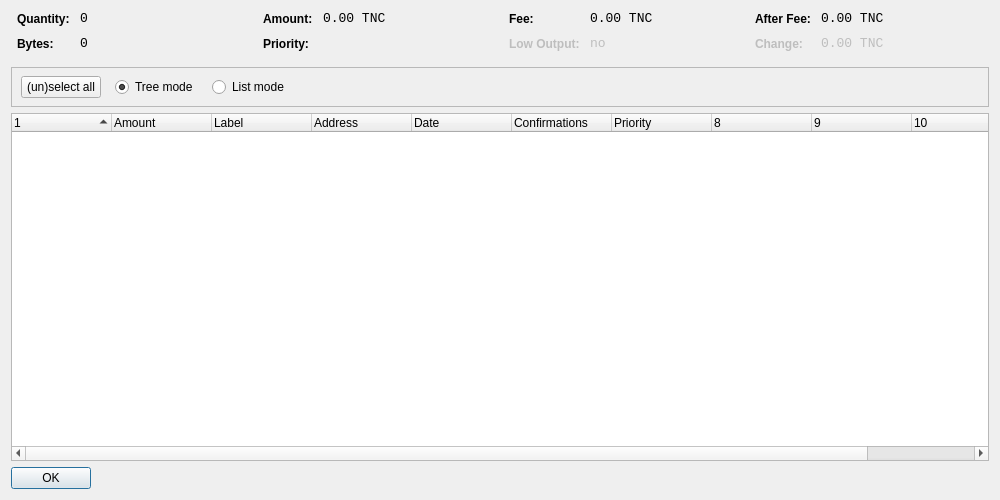
<?xml version="1.0" encoding="UTF-8"?>
<ui version="4.0">
 <class>CoinControlDialog</class>
 <widget class="QDialog" name="CoinControlDialog">
  <property name="geometry">
   <rect>
    <x>0</x>
    <y>0</y>
    <width>1000</width>
    <height>500</height>
   </rect>
  </property>
  <property name="windowTitle">
   <string>Coin Control</string>
  </property>
  <layout class="QVBoxLayout" name="verticalLayout">
   <item>
    <layout class="QHBoxLayout" name="horizontalLayoutTop" stretch="0,0,0,0">
     <property name="topMargin">
      <number>0</number>
     </property>
     <property name="bottomMargin">
      <number>10</number>
     </property>
     <item>
      <layout class="QFormLayout" name="formLayoutCoinControl1">
       <property name="horizontalSpacing">
        <number>10</number>
       </property>
       <property name="verticalSpacing">
        <number>10</number>
       </property>
       <property name="leftMargin">
        <number>6</number>
       </property>
       <property name="rightMargin">
        <number>6</number>
       </property>
       <item row="0" column="0">
        <widget class="QLabel" name="labelCoinControlQuantityText">
         <property name="styleSheet">
          <string notr="true">font-weight:bold;</string>
         </property>
         <property name="text">
          <string>Quantity:</string>
         </property>
        </widget>
       </item>
       <item row="0" column="1">
        <widget class="QLabel" name="labelCoinControlQuantity">
         <property name="font">
          <font>
           <family>Monospace</family>
           <pointsize>10</pointsize>
          </font>
         </property>
         <property name="cursor">
          <cursorShape>IBeamCursor</cursorShape>
         </property>
         <property name="contextMenuPolicy">
          <enum>Qt::ActionsContextMenu</enum>
         </property>
         <property name="text">
          <string>0</string>
         </property>
         <property name="textInteractionFlags">
          <set>Qt::LinksAccessibleByMouse|Qt::TextSelectableByKeyboard|Qt::TextSelectableByMouse</set>
         </property>
        </widget>
       </item>
       <item row="1" column="0">
        <widget class="QLabel" name="labelCoinControlBytesText">
         <property name="styleSheet">
          <string notr="true">font-weight:bold;</string>
         </property>
         <property name="text">
          <string>Bytes:</string>
         </property>
        </widget>
       </item>
       <item row="1" column="1">
        <widget class="QLabel" name="labelCoinControlBytes">
         <property name="font">
          <font>
           <family>Monospace</family>
           <pointsize>10</pointsize>
          </font>
         </property>
         <property name="cursor">
          <cursorShape>IBeamCursor</cursorShape>
         </property>
         <property name="contextMenuPolicy">
          <enum>Qt::ActionsContextMenu</enum>
         </property>
         <property name="text">
          <string>0</string>
         </property>
         <property name="textInteractionFlags">
          <set>Qt::LinksAccessibleByMouse|Qt::TextSelectableByKeyboard|Qt::TextSelectableByMouse</set>
         </property>
        </widget>
       </item>
      </layout>
     </item>
     <item>
      <layout class="QFormLayout" name="formLayoutCoinControl2">
       <property name="horizontalSpacing">
        <number>10</number>
       </property>
       <property name="verticalSpacing">
        <number>10</number>
       </property>
       <property name="leftMargin">
        <number>6</number>
       </property>
       <property name="rightMargin">
        <number>6</number>
       </property>
       <item row="0" column="0">
        <widget class="QLabel" name="labelCoinControlAmountText">
         <property name="styleSheet">
          <string notr="true">font-weight:bold;</string>
         </property>
         <property name="text">
          <string>Amount:</string>
         </property>
        </widget>
       </item>
       <item row="0" column="1">
        <widget class="QLabel" name="labelCoinControlAmount">
         <property name="font">
          <font>
           <family>Monospace</family>
           <pointsize>10</pointsize>
          </font>
         </property>
         <property name="cursor">
          <cursorShape>IBeamCursor</cursorShape>
         </property>
         <property name="contextMenuPolicy">
          <enum>Qt::ActionsContextMenu</enum>
         </property>
         <property name="text">
          <string>0.00 TNC</string>
         </property>
         <property name="textInteractionFlags">
          <set>Qt::LinksAccessibleByMouse|Qt::TextSelectableByKeyboard|Qt::TextSelectableByMouse</set>
         </property>
        </widget>
       </item>
       <item row="1" column="0">
        <widget class="QLabel" name="labelCoinControlPriorityText">
         <property name="styleSheet">
          <string notr="true">font-weight:bold;</string>
         </property>
         <property name="text">
          <string>Priority:</string>
         </property>
        </widget>
       </item>
       <item row="1" column="1">
        <widget class="QLabel" name="labelCoinControlPriority">
         <property name="font">
          <font>
           <family>Monospace</family>
           <pointsize>10</pointsize>
          </font>
         </property>
         <property name="cursor">
          <cursorShape>IBeamCursor</cursorShape>
         </property>
         <property name="contextMenuPolicy">
          <enum>Qt::ActionsContextMenu</enum>
         </property>
         <property name="text">
          <string/>
         </property>
         <property name="textInteractionFlags">
          <set>Qt::LinksAccessibleByMouse|Qt::TextSelectableByKeyboard|Qt::TextSelectableByMouse</set>
         </property>
        </widget>
       </item>
      </layout>
     </item>
     <item>
      <layout class="QFormLayout" name="formLayoutCoinControl3">
       <property name="horizontalSpacing">
        <number>10</number>
       </property>
       <property name="verticalSpacing">
        <number>10</number>
       </property>
       <property name="leftMargin">
        <number>6</number>
       </property>
       <property name="rightMargin">
        <number>6</number>
       </property>
       <item row="0" column="0">
        <widget class="QLabel" name="labelCoinControlFeeText">
         <property name="styleSheet">
          <string notr="true">font-weight:bold;</string>
         </property>
         <property name="text">
          <string>Fee:</string>
         </property>
        </widget>
       </item>
       <item row="0" column="1">
        <widget class="QLabel" name="labelCoinControlFee">
         <property name="font">
          <font>
           <family>Monospace</family>
           <pointsize>10</pointsize>
          </font>
         </property>
         <property name="cursor">
          <cursorShape>IBeamCursor</cursorShape>
         </property>
         <property name="contextMenuPolicy">
          <enum>Qt::ActionsContextMenu</enum>
         </property>
         <property name="text">
          <string>0.00 TNC</string>
         </property>
         <property name="textInteractionFlags">
          <set>Qt::LinksAccessibleByMouse|Qt::TextSelectableByKeyboard|Qt::TextSelectableByMouse</set>
         </property>
        </widget>
       </item>
       <item row="1" column="0">
        <widget class="QLabel" name="labelCoinControlLowOutputText">
         <property name="enabled">
          <bool>false</bool>
         </property>
         <property name="styleSheet">
          <string notr="true">font-weight:bold;</string>
         </property>
         <property name="text">
          <string>Low Output:</string>
         </property>
        </widget>
       </item>
       <item row="1" column="1">
        <widget class="QLabel" name="labelCoinControlLowOutput">
         <property name="enabled">
          <bool>false</bool>
         </property>
         <property name="font">
          <font>
           <family>Monospace</family>
           <pointsize>10</pointsize>
          </font>
         </property>
         <property name="cursor">
          <cursorShape>IBeamCursor</cursorShape>
         </property>
         <property name="contextMenuPolicy">
          <enum>Qt::ActionsContextMenu</enum>
         </property>
         <property name="text">
          <string>no</string>
         </property>
         <property name="textInteractionFlags">
          <set>Qt::LinksAccessibleByMouse|Qt::TextSelectableByKeyboard|Qt::TextSelectableByMouse</set>
         </property>
        </widget>
       </item>
      </layout>
     </item>
     <item>
      <layout class="QFormLayout" name="formLayoutCoinControl4">
       <property name="horizontalSpacing">
        <number>10</number>
       </property>
       <property name="verticalSpacing">
        <number>10</number>
       </property>
       <property name="leftMargin">
        <number>6</number>
       </property>
       <property name="rightMargin">
        <number>6</number>
       </property>
       <item row="0" column="0">
        <widget class="QLabel" name="labelCoinControlAfterFeeText">
         <property name="styleSheet">
          <string notr="true">font-weight:bold;</string>
         </property>
         <property name="text">
          <string>After Fee:</string>
         </property>
        </widget>
       </item>
       <item row="0" column="1">
        <widget class="QLabel" name="labelCoinControlAfterFee">
         <property name="font">
          <font>
           <family>Monospace</family>
           <pointsize>10</pointsize>
          </font>
         </property>
         <property name="cursor">
          <cursorShape>IBeamCursor</cursorShape>
         </property>
         <property name="contextMenuPolicy">
          <enum>Qt::ActionsContextMenu</enum>
         </property>
         <property name="text">
          <string>0.00 TNC</string>
         </property>
         <property name="textInteractionFlags">
          <set>Qt::LinksAccessibleByMouse|Qt::TextSelectableByKeyboard|Qt::TextSelectableByMouse</set>
         </property>
        </widget>
       </item>
       <item row="1" column="0">
        <widget class="QLabel" name="labelCoinControlChangeText">
         <property name="enabled">
          <bool>false</bool>
         </property>
         <property name="styleSheet">
          <string notr="true">font-weight:bold;</string>
         </property>
         <property name="text">
          <string>Change:</string>
         </property>
        </widget>
       </item>
       <item row="1" column="1">
        <widget class="QLabel" name="labelCoinControlChange">
         <property name="enabled">
          <bool>false</bool>
         </property>
         <property name="font">
          <font>
           <family>Monospace</family>
           <pointsize>10</pointsize>
          </font>
         </property>
         <property name="cursor">
          <cursorShape>IBeamCursor</cursorShape>
         </property>
         <property name="contextMenuPolicy">
          <enum>Qt::ActionsContextMenu</enum>
         </property>
         <property name="text">
          <string>0.00 TNC</string>
         </property>
         <property name="textInteractionFlags">
          <set>Qt::LinksAccessibleByMouse|Qt::TextSelectableByKeyboard|Qt::TextSelectableByMouse</set>
         </property>
        </widget>
       </item>
      </layout>
     </item>
    </layout>
   </item>
   <item>
    <widget class="QFrame" name="frame">
     <property name="minimumSize">
      <size>
       <width>0</width>
       <height>40</height>
      </size>
     </property>
     <property name="frameShape">
      <enum>QFrame::StyledPanel</enum>
     </property>
     <property name="frameShadow">
      <enum>QFrame::Sunken</enum>
     </property>
     <widget class="QWidget" name="horizontalLayoutWidget">
      <property name="geometry">
       <rect>
        <x>10</x>
        <y>0</y>
        <width>781</width>
        <height>41</height>
       </rect>
      </property>
      <layout class="QHBoxLayout" name="horizontalLayoutPanel" stretch="0,0,0,0,0">
       <property name="spacing">
        <number>14</number>
       </property>
       <item>
        <widget class="QPushButton" name="pushButtonSelectAll">
         <property name="sizePolicy">
          <sizepolicy hsizetype="Maximum" vsizetype="Fixed">
           <horstretch>0</horstretch>
           <verstretch>0</verstretch>
          </sizepolicy>
         </property>
         <property name="text">
          <string>(un)select all</string>
         </property>
        </widget>
       </item>
       <item>
        <widget class="QRadioButton" name="radioTreeMode">
         <property name="sizePolicy">
          <sizepolicy hsizetype="Maximum" vsizetype="Fixed">
           <horstretch>0</horstretch>
           <verstretch>0</verstretch>
          </sizepolicy>
         </property>
         <property name="text">
          <string>Tree mode</string>
         </property>
         <property name="checked">
          <bool>true</bool>
         </property>
        </widget>
       </item>
       <item>
        <widget class="QRadioButton" name="radioListMode">
         <property name="sizePolicy">
          <sizepolicy hsizetype="Maximum" vsizetype="Fixed">
           <horstretch>0</horstretch>
           <verstretch>0</verstretch>
          </sizepolicy>
         </property>
         <property name="text">
          <string>List mode</string>
         </property>
        </widget>
       </item>
       <item>
        <spacer name="horizontalSpacer">
         <property name="orientation">
          <enum>Qt::Horizontal</enum>
         </property>
         <property name="sizeHint" stdset="0">
          <size>
           <width>40</width>
           <height>20</height>
          </size>
         </property>
        </spacer>
       </item>
      </layout>
     </widget>
    </widget>
   </item>
   <item>
    <widget class="CoinControlTreeWidget" name="treeWidget">
     <property name="contextMenuPolicy">
      <enum>Qt::CustomContextMenu</enum>
     </property>
     <property name="sortingEnabled">
      <bool>false</bool>
     </property>
     <property name="columnCount">
      <number>11</number>
     </property>
     <attribute name="headerShowSortIndicator" stdset="0">
      <bool>true</bool>
     </attribute>
     <attribute name="headerStretchLastSection">
      <bool>false</bool>
     </attribute>
     <column>
      <property name="text">
       <string/>
      </property>
     </column>
     <column>
      <property name="text">
       <string>Amount</string>
      </property>
     </column>
     <column>
      <property name="text">
       <string>Label</string>
      </property>
     </column>
     <column>
      <property name="text">
       <string>Address</string>
      </property>
     </column>
     <column>
      <property name="text">
       <string>Date</string>
      </property>
     </column>
     <column>
      <property name="text">
       <string>Confirmations</string>
      </property>
      <property name="toolTip">
       <string>Confirmed</string>
      </property>
     </column>
     <column>
      <property name="text">
       <string>Priority</string>
      </property>
     </column>
     <column>
      <property name="text">
       <string/>
      </property>
     </column>
     <column>
      <property name="text">
       <string/>
      </property>
     </column>
     <column>
      <property name="text">
       <string/>
      </property>
     </column>
     <column>
      <property name="text">
       <string/>
      </property>
     </column>
    </widget>
   </item>
   <item>
    <widget class="QDialogButtonBox" name="buttonBox">
     <property name="sizePolicy">
      <sizepolicy hsizetype="Maximum" vsizetype="Fixed">
       <horstretch>0</horstretch>
       <verstretch>0</verstretch>
      </sizepolicy>
     </property>
     <property name="orientation">
      <enum>Qt::Horizontal</enum>
     </property>
     <property name="standardButtons">
      <set>QDialogButtonBox::Ok</set>
     </property>
    </widget>
   </item>
  </layout>
 </widget>
 <customwidgets>
  <customwidget>
   <class>CoinControlTreeWidget</class>
   <extends>QTreeWidget</extends>
   <header>coincontroltreewidget.h</header>
  </customwidget>
 </customwidgets>
 <resources/>
 <connections/>
</ui>
